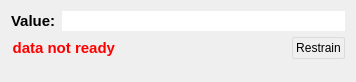
<?xml version="1.0" encoding="UTF-8"?>
<ui version="4.0">
 <class>PRDesignerValue</class>
 <widget class="QWidget" name="PRDesignerValue">
  <property name="geometry">
   <rect>
    <x>0</x>
    <y>0</y>
    <width>356</width>
    <height>82</height>
   </rect>
  </property>
  <property name="windowTitle">
   <string>Atom Label</string>
  </property>
  <property name="toolTip">
   <string/>
  </property>
  <layout class="QGridLayout" name="gridLayout">
   <item row="0" column="0">
    <widget class="QLabel" name="label">
     <property name="sizePolicy">
      <sizepolicy hsizetype="Maximum" vsizetype="Preferred">
       <horstretch>0</horstretch>
       <verstretch>0</verstretch>
      </sizepolicy>
     </property>
     <property name="text">
      <string>&lt;!DOCTYPE HTML PUBLIC &quot;-//W3C//DTD HTML 4.0//EN&quot; &quot;http://www.w3.org/TR/REC-html40/strict.dtd&quot;&gt;
&lt;html&gt;&lt;head&gt;&lt;meta name=&quot;qrichtext&quot; content=&quot;1&quot; /&gt;&lt;style type=&quot;text/css&quot;&gt;
p, li { white-space: pre-wrap; }
&lt;/style&gt;&lt;/head&gt;&lt;body style=&quot; font-family:'Ubuntu'; font-size:11pt; font-weight:400; font-style:normal;&quot;&gt;
&lt;p style=&quot; margin-top:0px; margin-bottom:0px; margin-left:0px; margin-right:0px; -qt-block-indent:0; text-indent:0px;&quot;&gt;&lt;span style=&quot; font-weight:600;&quot;&gt;Value:&lt;/span&gt;&lt;/p&gt;&lt;/body&gt;&lt;/html&gt;</string>
     </property>
    </widget>
   </item>
   <item row="0" column="1">
    <widget class="QQuantityLineEdit" name="valueLE">
     <property name="frame">
      <bool>false</bool>
     </property>
     <property name="alignment">
      <set>Qt::AlignRight|Qt::AlignTrailing|Qt::AlignVCenter</set>
     </property>
     <property name="readOnly">
      <bool>true</bool>
     </property>
    </widget>
   </item>
   <item row="1" column="0" colspan="2">
    <layout class="QHBoxLayout" name="horizontalLayout">
     <item>
      <widget class="QLabel" name="dnrLA">
       <property name="enabled">
        <bool>true</bool>
       </property>
       <property name="sizePolicy">
        <sizepolicy hsizetype="Maximum" vsizetype="Preferred">
         <horstretch>0</horstretch>
         <verstretch>0</verstretch>
        </sizepolicy>
       </property>
       <property name="text">
        <string>&lt;!DOCTYPE HTML PUBLIC &quot;-//W3C//DTD HTML 4.0//EN&quot; &quot;http://www.w3.org/TR/REC-html40/strict.dtd&quot;&gt;
&lt;html&gt;&lt;head&gt;&lt;meta name=&quot;qrichtext&quot; content=&quot;1&quot; /&gt;&lt;style type=&quot;text/css&quot;&gt;
p, li { white-space: pre-wrap; }
&lt;/style&gt;&lt;/head&gt;&lt;body style=&quot; font-family:'Ubuntu'; font-size:11pt; font-weight:400; font-style:normal;&quot;&gt;
&lt;p style=&quot; margin-top:0px; margin-bottom:0px; margin-left:0px; margin-right:0px; -qt-block-indent:0; text-indent:0px;&quot;&gt;&lt;span style=&quot; font-weight:600; color:#ff0000;&quot;&gt;data not ready&lt;/span&gt;&lt;/p&gt;&lt;/body&gt;&lt;/html&gt;</string>
       </property>
       <property name="alignment">
        <set>Qt::AlignRight|Qt::AlignTrailing|Qt::AlignVCenter</set>
       </property>
      </widget>
     </item>
     <item>
      <spacer name="horizontalSpacer">
       <property name="orientation">
        <enum>Qt::Horizontal</enum>
       </property>
       <property name="sizeHint" stdset="0">
        <size>
         <width>40</width>
         <height>20</height>
        </size>
       </property>
      </spacer>
     </item>
     <item>
      <widget class="QPushButton" name="restrainPB">
       <property name="sizePolicy">
        <sizepolicy hsizetype="Minimum" vsizetype="Preferred">
         <horstretch>0</horstretch>
         <verstretch>0</verstretch>
        </sizepolicy>
       </property>
       <property name="focusPolicy">
        <enum>Qt::NoFocus</enum>
       </property>
       <property name="styleSheet">
        <string notr="true"> QPushButton {
     border: 1px solid #dadbde;
  background-color: qlineargradient(x1: 0, y1: 0, x2: 0, y2: 1,
                                       stop: 0 #dadbde, stop: 1 #f6f7fa);
     border-radius: 2px;
     min-width: 34px;
     padding: 3px;
 }

 QPushButton:pressed {
     border: 2px solid #777777;
 }</string>
       </property>
       <property name="text">
        <string>Restrain</string>
       </property>
      </widget>
     </item>
    </layout>
   </item>
   <item row="2" column="0" colspan="2">
    <spacer name="verticalSpacer">
     <property name="orientation">
      <enum>Qt::Vertical</enum>
     </property>
     <property name="sizeHint" stdset="0">
      <size>
       <width>0</width>
       <height>0</height>
      </size>
     </property>
    </spacer>
   </item>
  </layout>
 </widget>
 <customwidgets>
  <customwidget>
   <class>QQuantityLineEdit</class>
   <extends>QLineEdit</extends>
   <header>QuantityLineEdit.hpp</header>
  </customwidget>
 </customwidgets>
 <resources/>
 <connections/>
</ui>
